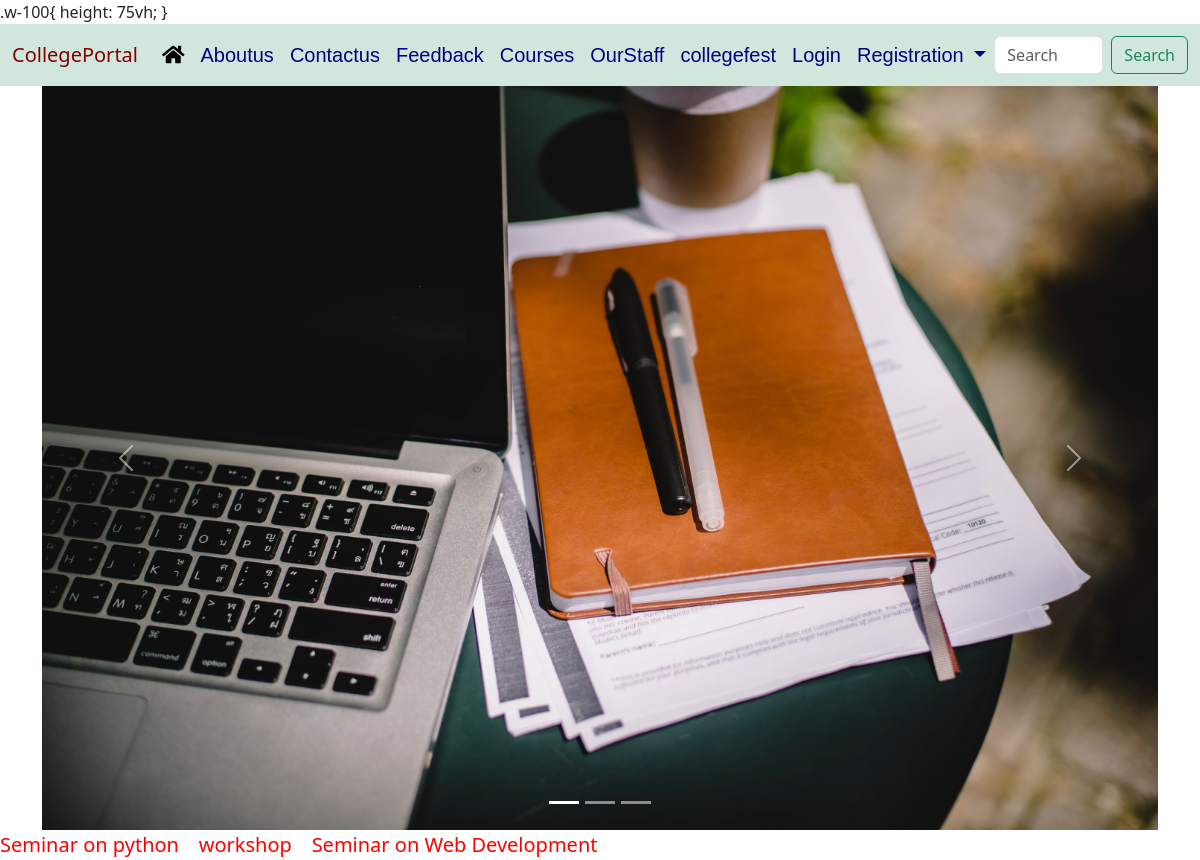
The page /about/ on the database its author committed.
### collegeapp/models.py (models this page shows, shortened)
class Notice(models.Model):
    notice_contents=models.CharField(max_length=45)
    date=models.DateField(default=timezone.now)

### collegeapp/views.py (the view)
# urls.py: path("about/",views.about_us,name="about_us"),
def about_us(request):
    notice_object_list= Notice.objects.all()
    notice_context={
    "notice_key":notice_object_list,
    "title":"MyAboutuspage"
    }
    return render(request,"collegeapp/html/about_us.html",notice_context)

### collegeapp/templates/collegeapp/html/about_us.html (shortened to what this page needs)
<!DOCTYPE html>
<html lang="en">
    {%load static%}
<head>
    {%include 'collegeapp/common/commoncss.html'%}
</head>
<body>
    {% include 'collegeapp/common/commonheader.html'%}
    <div class="container">
    <div id="carouselExampleIndicators" class="carousel slide">
        <div class="carousel-indicators">
          <button type="button" data-bs-target="#carouselExampleIndicators" data-bs-slide-to="0" class="active" aria-current="true" aria-label="Slide 1"></button>
          <button type="button" data-bs-target="#carouselExampleIndicators" data-bs-slide-to="1" aria-label="Slide 2"></button>
          <button type="button" data-bs-target="#carouselExampleIndicators" data-bs-slide-to="2" aria-label="Slide 3"></button>
        </div>
        <div class="carousel-inner">
          <div class="carousel-item active">
            <img src="{% static 'collegeapp/images/pic1.jpg'%}" class="d-block w-100" alt="...">
          </div>
        </div>
        <button class="carousel-control-prev" type="button" data-bs-target="#carouselExampleIndicators" data-bs-slide="prev">
          <span class="carousel-control-prev-icon" aria-hidden="true"></span>
        </button>
        <button class="carousel-control-next" type="button" data-bs-target="#carouselExampleIndicators" data-bs-slide="next">
          <span class="carousel-control-next-icon" aria-hidden="true"></span>
        </button>
      </div>
    </div>
    <marquee behavior="alternate" scrollamount="10" scrolldelay="100" onmouseover="this.stop()" onmouseout="this.start()">
      {%for notice_obj in notice_key %}
       <span style="color: red;font-size: 20px;">{{notice_obj.notice_contents}}&nbsp;&nbsp;&nbsp;</span>
      {%endfor%}
      </marquee>
</body>
</html>

### rows shown on the page
Notice: notice_contents "Seminar on python"
Notice: notice_contents "workshop"
Notice: notice_contents "Seminar on Web Development"
